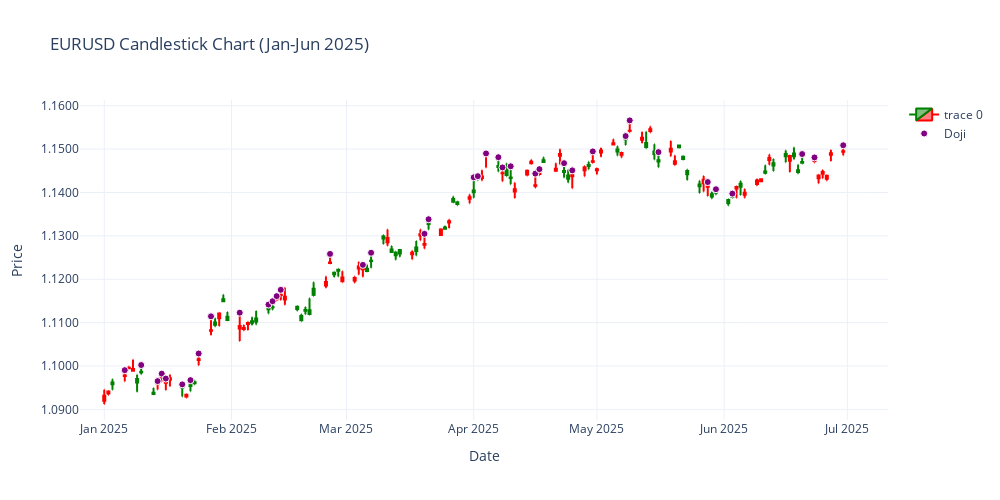

Here is the notebook cell this chart was saved with:
### Code cell
# Add Doji markers
doji_dates = df[df['Doji']].index
doji_prices = df[df['Doji']]['High'] + 0.0005  # place slightly above wick

fig.add_trace(go.Scatter(
    x = doji_dates,
    y = doji_prices,
    mode = 'markers',
    marker = dict(color = 'purple',
                  size = 7, 
                  symbol = 'circle',
                 line = dict(width = 1, color = 'white')
                 ),
    name = 'Doji'
))

fig.show()

### Figure 1 — Plotly figure (JSON) as saved in the notebook; plotly's stock layout.template omitted (floating-point values rounded to 4 significant figures; data arrays with more than 128 entries replaced by an {"elided": "..."} marker saying what was removed)
{"data": [{"close": {"elided": "129 float values"}, "decreasing": {"line": {"color": "red"}}, "high": {"elided": "129 float values"}, "increasing": {"line": {"color": "green"}}, "low": {"elided": "129 float values"}, "open": {"elided": "129 float values"}, "type": "candlestick", "whiskerwidth": 0.3, "x": {"elided": "129 str values"}}, {"marker": {"color": "purple", "line": {"color": "white", "width": 1}, "size": 7, "symbol": "circle"}, "mode": "markers", "name": "Doji", "type": "scatter", "x": ["2025-01-06T00:00:00", "2025-01-10T00:00:00", "2025-01-14T00:00:00", "2025-01-15T00:00:00", "2025-01-16T00:00:00", "2025-01-20T00:00:00", "2025-01-22T00:00:00", "2025-01-24T00:00:00", "2025-01-27T00:00:00", "2025-02-03T00:00:00", "2025-02-10T00:00:00", "2025-02-11T00:00:00", "2025-02-12T00:00:00", "2025-02-13T00:00:00", "2025-02-25T00:00:00", "2025-03-05T00:00:00", "2025-03-07T00:00:00", "2025-03-20T00:00:00", "2025-03-21T00:00:00", "2025-04-01T00:00:00", "2025-04-02T00:00:00", "2025-04-04T00:00:00", "2025-04-07T00:00:00", "2025-04-08T00:00:00", "2025-04-10T00:00:00", "2025-04-16T00:00:00", "2025-04-17T00:00:00", "2025-04-23T00:00:00", "2025-04-25T00:00:00", "2025-04-30T00:00:00", "2025-05-08T00:00:00", "2025-05-09T00:00:00", "2025-05-16T00:00:00", "2025-05-28T00:00:00", "2025-05-30T00:00:00", "2025-06-03T00:00:00", "2025-06-20T00:00:00", "2025-06-23T00:00:00", "2025-06-30T00:00:00"], "y": [1.099, 1.1, 1.097, 1.098, 1.097, 1.096, 1.097, 1.103, 1.111, 1.112, 1.114, 1.115, 1.116, 1.118, 1.126, 1.123, 1.126, 1.13, 1.134, 1.143, 1.144, 1.149, 1.148, 1.146, 1.146, 1.144, 1.145, 1.147, 1.145, 1.149, 1.153, 1.157, 1.149, 1.142, 1.141, 1.14, 1.149, 1.148, 1.151]}], "layout": {"height": 500, "title": {"text": "EURUSD Candlestick Chart (Jan-Jun 2025)"}, "width": 1000, "xaxis": {"autorange": true, "range": ["2024-12-26 02:06:21.2268", "2025-07-10 21:53:38.7732"], "rangeslider": {"visible": false, "yaxis": {}}, "title": {"text": "Date"}, "type": "date"}, "yaxis": {"autorange": true, "range": [1.088, 1.161], "tickformat": ".4f", "title": {"text": "Price"}, "type": "linear"}}}
